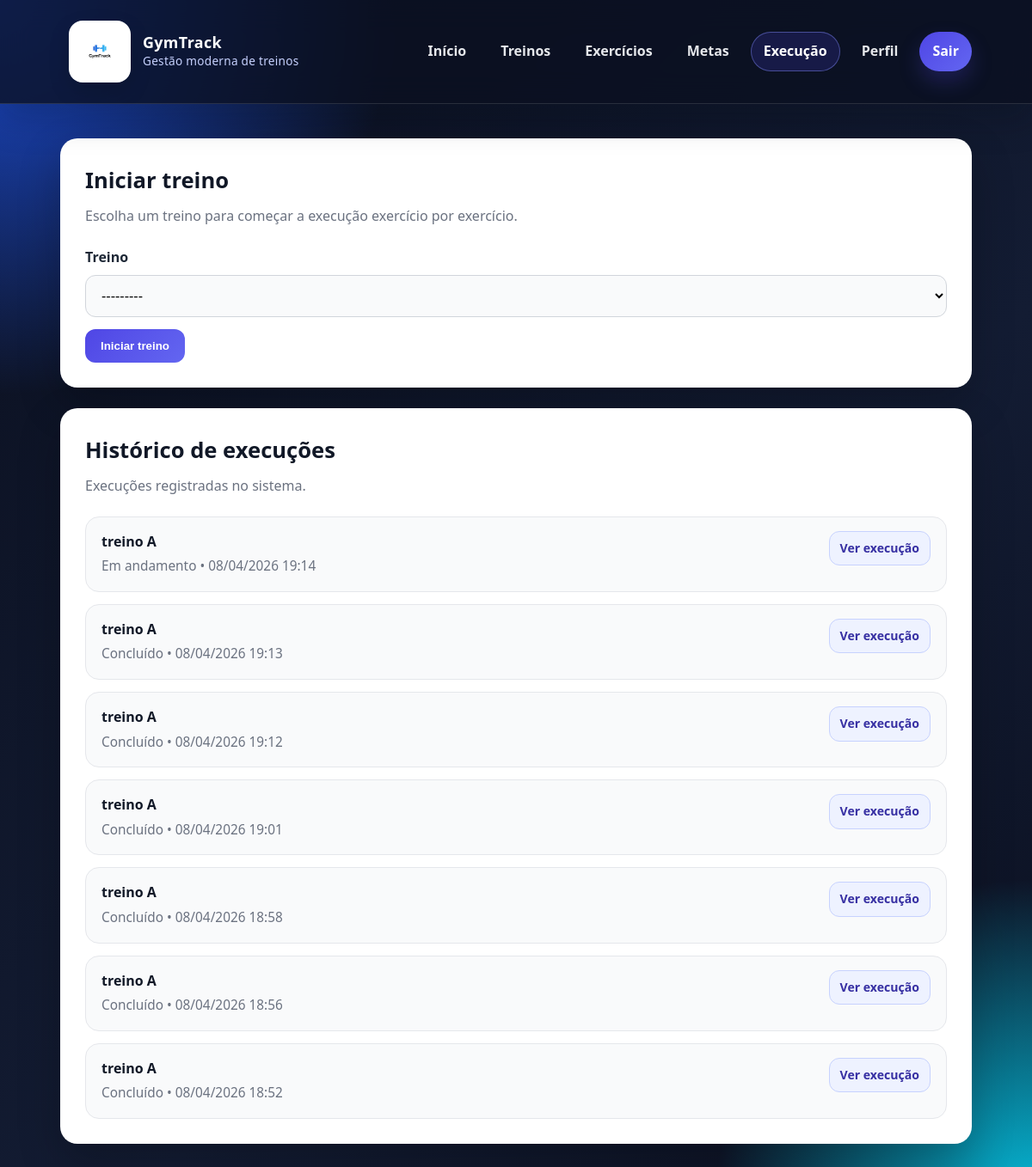
Page /execucao/ (signed in) on the earlier database version.
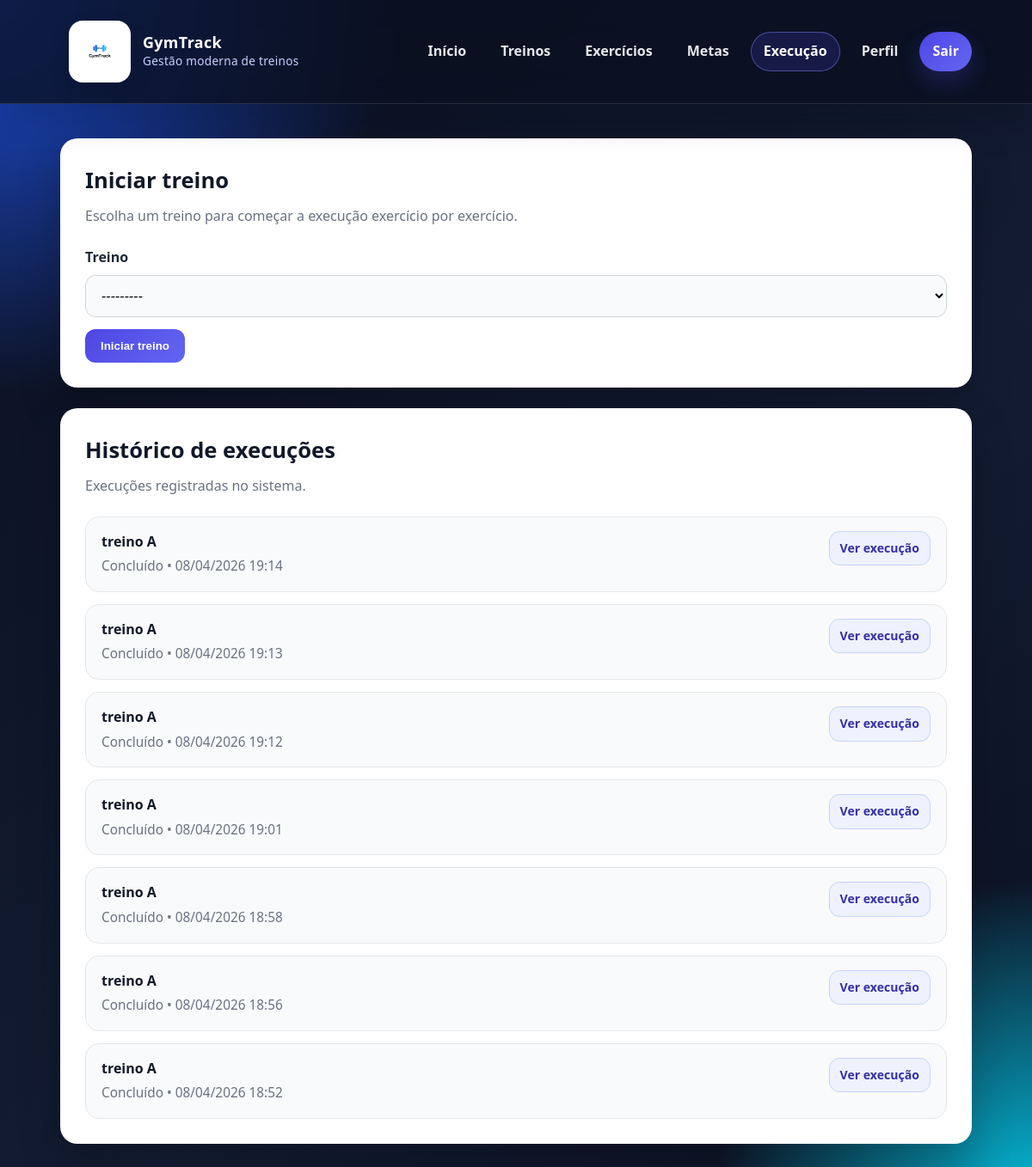
Same page on the later database version.
### core/models.py (models this page shows, shortened)
class ExecucaoTreino(models.Model):
    STATUS_CHOICES = [
        ('em_andamento', 'Em andamento'),
        ('concluido', 'Concluído'),
    ]
    treino = models.ForeignKey(Treino, on_delete=models.CASCADE, related_name='execucoes')
    data_execucao = models.DateTimeField(auto_now_add=True)
    status = models.CharField(max_length=20, choices=STATUS_CHOICES, default='em_andamento')

class Treino(models.Model):
    usuario = models.ForeignKey(User, on_delete=models.CASCADE)
    nome = models.CharField(max_length=100)
    def __str__(self):
        return self.nome

### core/views.py (the view)
# urls.py: path('execucao/', views.execucao_view, name='execucao'),
@login_required
def execucao_view(request):
    if request.method == 'POST':
        form = ExecucaoTreinoForm(request.POST)
        form.fields['treino'].queryset = Treino.objects.filter(usuario=request.user).order_by('-id')
        if form.is_valid():
            treino = form.cleaned_data['treino']
            if treino.usuario != request.user:
                messages.error(request, 'Você não tem permissão para iniciar este treino.')
                return redirect('execucao')
            execucao = ExecucaoTreino.objects.create(
                treino=treino,
                status='em_andamento'
            )
            for exercicio in treino.exercicios.all():
                ExecucaoExercicio.objects.create(
                    execucao=execucao,
                    exercicio=exercicio
                )
            messages.success(request, 'Treino iniciado com sucesso!')
            return redirect('execucao_detalhe', execucao_id=execucao.id)
        else:
            for errors in form.errors.values():
                for error in errors:
                    messages.error(request, error)
    else:
        form = ExecucaoTreinoForm()
        form.fields['treino'].queryset = Treino.objects.filter(usuario=request.user).order_by('-id')
    execucoes = ExecucaoTreino.objects.select_related('treino').filter(
        treino__usuario=request.user
    ).order_by('-id')
    return render(request, 'core/execucao.html', {
        'form': form,
        'execucoes': execucoes
    })

### core/forms.py (shortened to what this page needs)
class ExecucaoTreinoForm(forms.ModelForm):
    class Meta:
        model = ExecucaoTreino
        fields = ['treino']
        labels = {
            'treino': 'Treino',
        }

### core/templates/core/execucao.html (shortened to what this page needs)
{% extends 'core/base.html' %}
{% block content %}
<section class="page-grid">
    <div class="content-card">
        <h2 class="section-title">Iniciar treino</h2>
        <p class="section-subtitle">
            Escolha um treino para começar a execução exercício por exercício.
        </p>
        <form method="post" class="submit-once-form">
            <div class="form-grid">
                <div class="form-group full">
                    <label for="{{ form.treino.id_for_label }}">Treino</label>
                    {{ form.treino }}
                </div>
            </div>
            <div class="form-actions">
                <button type="submit" class="btn btn-primary submit-btn" data-loading-text="Iniciando...">
                    Iniciar treino
                </button>
            </div>
        </form>
    </div>
    <div class="list-card">
        <h3 class="section-title">Histórico de execuções</h3>
        <p class="section-subtitle">Execuções registradas no sistema.</p>
        {% if execucoes %}
            <ul class="items-list">
                {% for execucao in execucoes %}
                    <li class="item">
                        <div>
                            <strong>{{ execucao.treino.nome }}</strong>
                            <span>
                                {{ execucao.get_status_display }} •
                                {{ execucao.data_execucao|date:"d/m/Y H:i" }}
                            </span>
                        </div>
                        <a href="{% url 'execucao_detalhe' execucao.id %}" class="btn btn-secondary btn-sm">
                            Ver execução
                        </a>
                    </li>
                {% endfor %}
            </ul>
        {% else %}
            <div class="empty-state">
                <strong>Nenhuma execução registrada.</strong>
                Inicie um treino para acompanhar seu progresso exercício por exercício.
            </div>
        {% endif %}
    </div>
</section>
{% endblock %}

Differences in the rows shown:
changed ExecucaoTreino (number 1 of 7 on the later page): status "Em andamento" → "Concluído"
